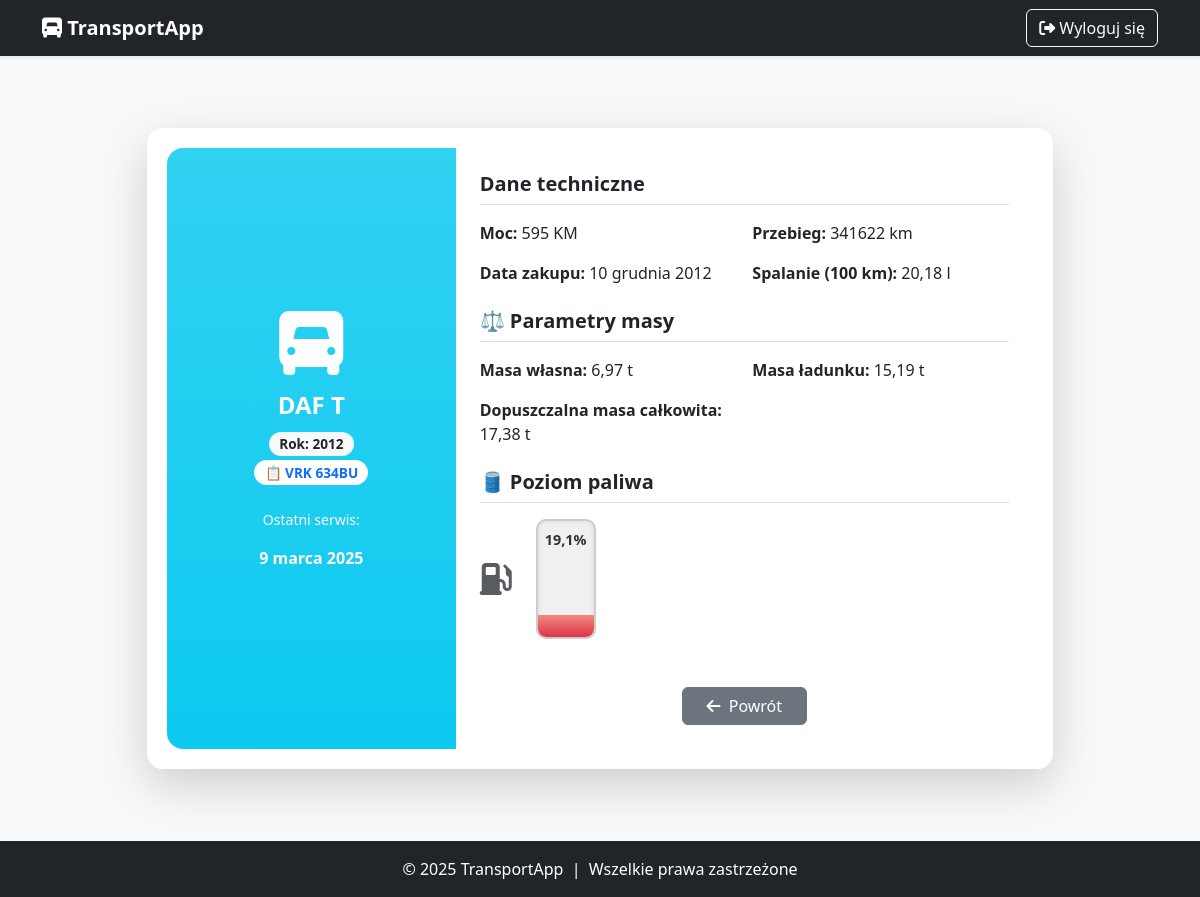
/users/ciezarowki/szczegoly/1734/ (signed in), run on an earlier commit of the app's database.
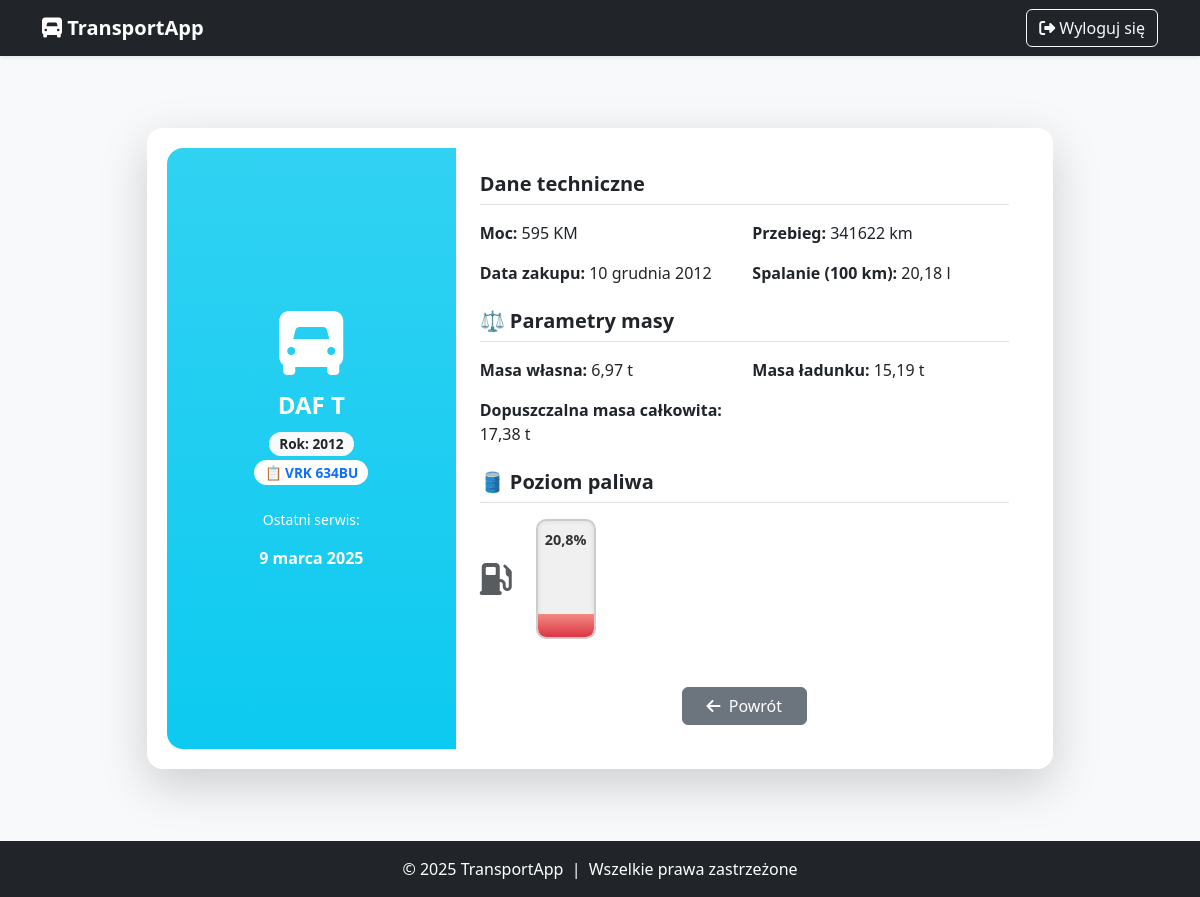
And on a later commit of the database.
### users/models.py (models this page shows, shortened)
class Ciezarowka(models.Model):
    ciez_id = models.AutoField(primary_key=True)
    ciez_marka = models.CharField(max_length=50, verbose_name="Marka")
    ciez_model = models.CharField(max_length=50, verbose_name="Model")
    ciez_moc = models.IntegerField(
        verbose_name="Moc (KM)",
        validators=[MinValueValidator(0, message="Moc nie może być ujemna.")]
    )
    ciez_nr_rejestr = models.CharField(
        max_length=15,
        verbose_name="Numer rejestracyjny",
        validators=[RegexValidator(
            regex=r'^[A-Z0-9]{2,3}\s?[A-Z0-9]{4,6}$',
            message="Podaj poprawny numer rejestracyjny."
        )]
    )
    ciez_przebieg = models.IntegerField(
        verbose_name="Przebieg (km)",
        validators=[MinValueValidator(0, message="Przebieg nie może być ujemny.")]
    )
    ciez_rok_prod = models.IntegerField(
        verbose_name="Rok produkcji",
        validators=[
            MinValueValidator(0, message="Rok produkcji nie może być mniejszy od 0."),
            MaxValueValidator(date.today().year, message=f"Rok produkcji nie może być większy niż {date.today().year}.")
        ]
    )
    ciez_data_zakupu = models.DateField(verbose_name="Data zakupu")
    ciez_data_serwisu = models.DateField(verbose_name="Data ostatniego serwisu")
    ciez_masa_wlasna = models.DecimalField(
        max_digits=7, decimal_places=2,
        verbose_name="Masa własna (t)",
        validators=[MinValueValidator(0.01, message="Masa własna musi być większa od 0.")]
    )
    ciez_masa_ladunku = models.DecimalField(
        max_digits=7, decimal_places=2,
        verbose_name="Masa ładunku (t)",
        validators=[MinValueValidator(0.01, message="Masa ładunku musi być większa od 0.")]
    )
    ciez_dop_masa_calk = models.DecimalField(
        max_digits=7, decimal_places=2,
        verbose_name="Dopuszczalna masa całkowita (t)",
        validators=[MinValueValidator(0.01, message="Dopuszczalna masa całkowita musi być większa od 0.")]
    )
    ciez_spalanie_na_100km = models.DecimalField(
        max_digits=5, decimal_places=2,
        verbose_name="Spalanie na 100 km (l)",
        validators=[MinValueValidator(0, message="Spalanie nie może być mniejsze niż 0.")]
    )
    ciez_paliwo_litry = models.FloatField(
        verbose_name="Stan paliwa (l)",
        validators=[MinValueValidator(0)],
        null=True,
        blank=True
    )
    ciez_bak_max = models.FloatField(
        verbose_name="Pojemność baku (l)",
        validators=[MinValueValidator(1)],
        null=True,
        blank=True
    )
    @property
    def paliwo_procent(self):
        if self.ciez_paliwo_litry is not None and self.ciez_bak_max:
            return round((self.ciez_paliwo_litry / self.ciez_bak_max) * 100, 1)
        return None

### users/views/ciezarowka_views.py (the view)
# urls.py: path("ciezarowki/szczegoly/<int:ciez_id>/", szczegoly_ciezarowki, name="szczegoly_ciezarowki"),
@login_required
def szczegoly_ciezarowki(request, ciez_id):
    ciezarowka = get_object_or_404(Ciezarowka, ciez_id=ciez_id)
    return render(request, "users/ciezarowki/szczegoly_ciezarowki.html", {"ciezarowka": ciezarowka})

### users/templates/users/ciezarowki/szczegoly_ciezarowki.html (shortened to what this page needs)
{% extends 'base.html' %}
{% block content %}
<div class="container py-5">
    <div class="row justify-content-center">
        <div class="col-xl-10 col-lg-11">
            <div class="card shadow-lg rounded-4 border-0">
                <div class="row g-0">
                    <div class="col-md-4 bg-gradient bg-info text-white d-flex flex-column justify-content-center align-items-center text-center p-4 rounded-start-4">
                        <i class="fa-solid fa-truck-front fa-4x mb-3"></i>
                        <h4 class="fw-bold mb-1">{{ ciezarowka.ciez_marka }} {{ ciezarowka.ciez_model }}</h4>
                        <span class="badge bg-light text-dark mt-2">Rok: {{ ciezarowka.ciez_rok_prod }}</span>
                        <span class="badge bg-white text-primary mt-1">📋 {{ ciezarowka.ciez_nr_rejestr }}</span>
                        <div class="mt-4">
                            <p class="small">Ostatni serwis:</p>
                            <p class="fw-semibold">{{ ciezarowka.ciez_data_serwisu }}</p>
                        </div>
                    </div>
                    <div class="col-md-8 p-4">
                        <h5 class="fw-bold border-bottom pb-2 mb-3">Dane techniczne</h5>
                        <div class="row row-cols-1 row-cols-md-2 g-3">
                            <div><strong>Moc:</strong> {{ ciezarowka.ciez_moc }} KM</div>
                            <div><strong>Przebieg:</strong> {{ ciezarowka.ciez_przebieg }} km</div>
                            <div><strong>Data zakupu:</strong> {{ ciezarowka.ciez_data_zakupu }}</div>
                            <div><strong>Spalanie (100 km):</strong> {{ ciezarowka.ciez_spalanie_na_100km }} l</div>
                        </div>
                        <h5 class="fw-bold border-bottom pb-2 mt-4 mb-3">⚖️ Parametry masy</h5>
                        <div class="row row-cols-1 row-cols-md-2 g-3">
                            <div><strong>Masa własna:</strong> {{ ciezarowka.ciez_masa_wlasna }} t</div>
                            <div><strong>Masa ładunku:</strong> {{ ciezarowka.ciez_masa_ladunku }} t</div>
                            <div><strong>Dopuszczalna masa całkowita:</strong> {{ ciezarowka.ciez_dop_masa_calk }} t</div>
                        </div>
                        <h5 class="fw-bold border-bottom pb-2 mt-4 mb-3">🛢️ Poziom paliwa</h5>
                            <div class="d-flex align-items-center gap-4">
                                <i class="fa-solid fa-gas-pump fa-2x text-muted"></i>
                                <div class="tank-container">
                                    <div class="tank-fill" id="fuelFill"></div>
                                    <div class="tank-label" id="fuelLabel">{{ ciezarowka.paliwo_procent }}%</div>
                                </div>
                            </div>
                        <div class="mt-5 text-center">
                            <a href="{% url 'zarzadzaj_ciezarowkami' %}" class="btn btn-secondary px-4">
                                <i class="fa-solid fa-arrow-left me-1"></i> Powrót
                            </a>
                        </div>
                    </div>
                </div>
            </div>
        </div>
    </div>
</div>
{% endblock %}

What changed in the data, as far as the page shows it:
changed Ciezarowka "DAF": paliwo_procent "19,1" → "20,8"
